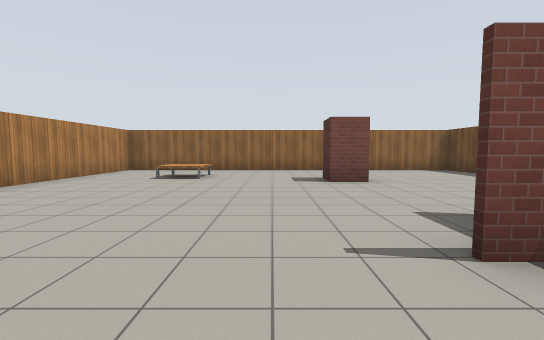
view 1 (above)

16 first-person views from a walk through a Gazebo world. The camera is 1.2 m above the floor, tilts 4° down and sees 90° across. The floor is counted in squares, 2 m on a side. Each view is taken from the middle of a square. On the plan, view 1 faces up. The plan holds only what a view shows up to about 9 squares ahead; the rest is blank. Simple patterns stand in for the simulator's built-in surfaces. Simple shapes stand in for some stock models.

view 2
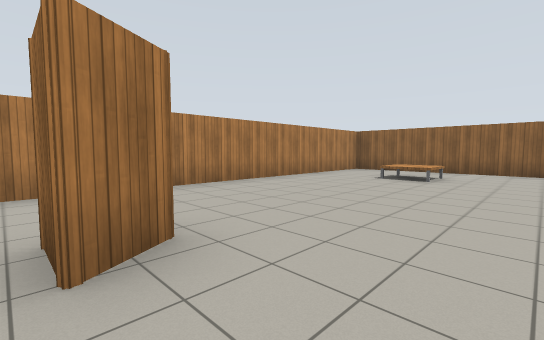

view 3
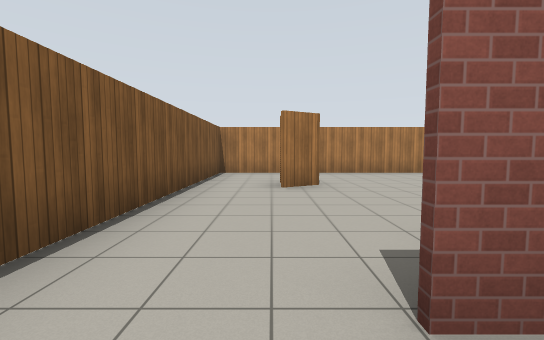

view 4
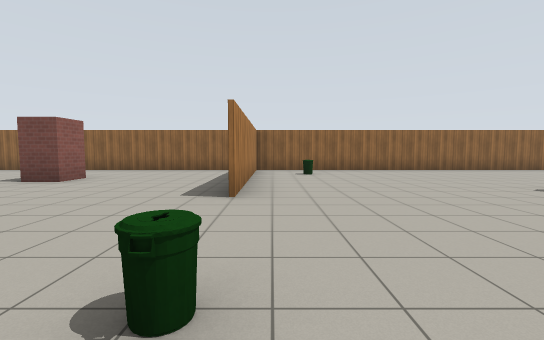

view 5
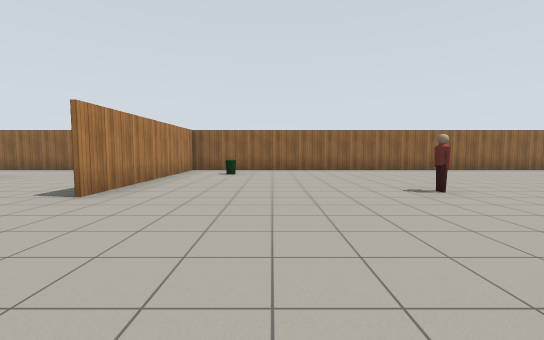

view 6
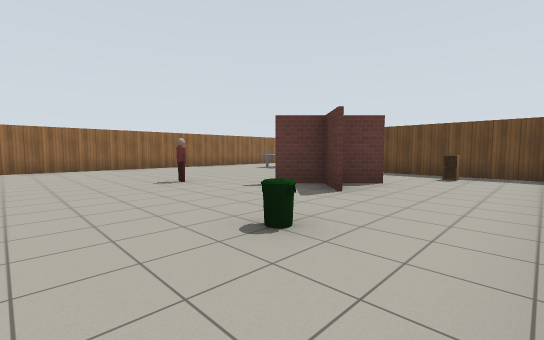

view 7
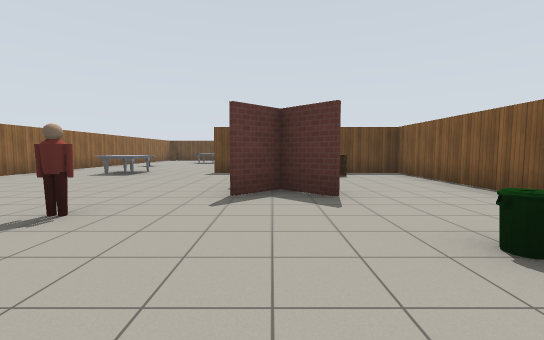

view 8
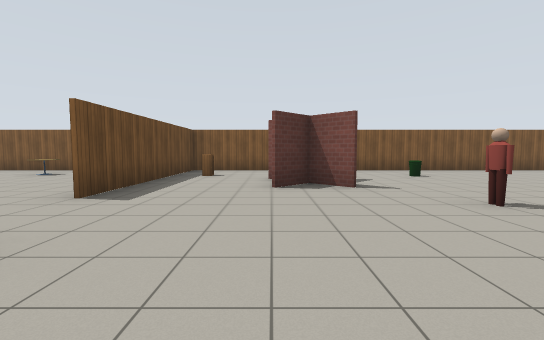

view 9
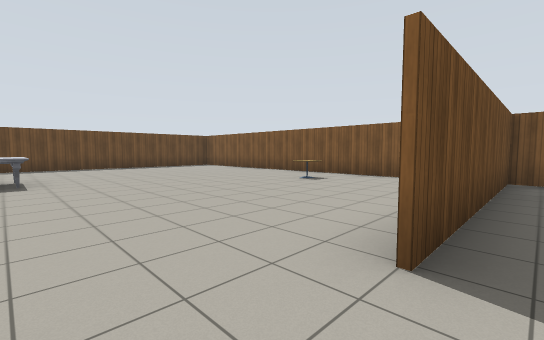

view 10
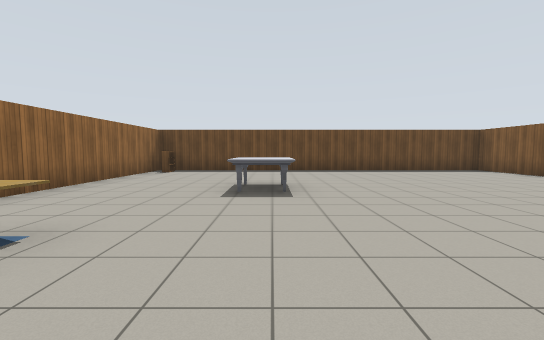

view 11
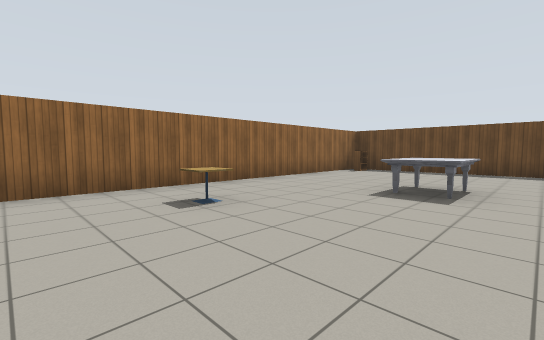

view 12
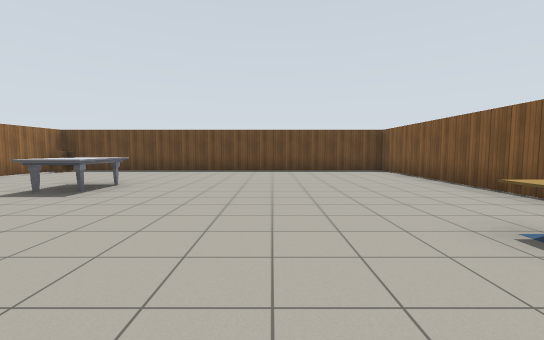

view 13
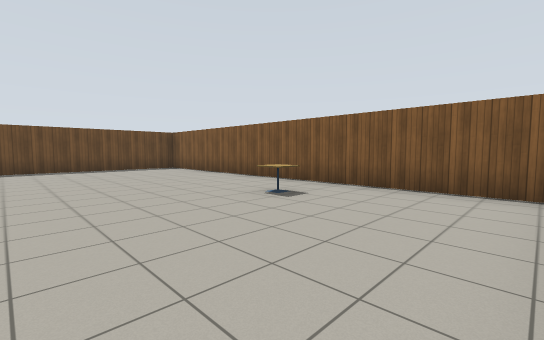

view 14
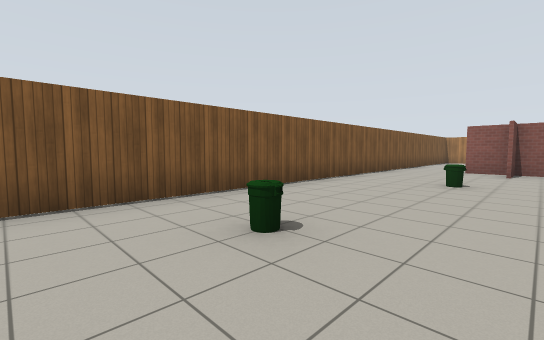

view 15
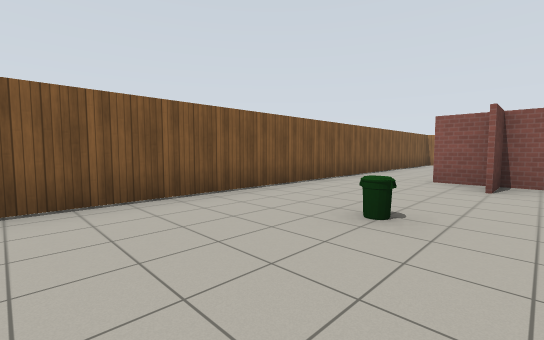

view 16
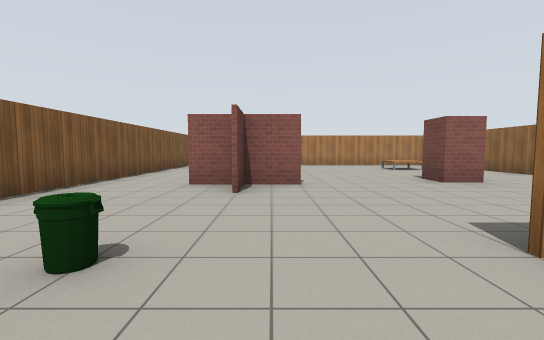

### Floor plan
Ten units are one square. View 1 is at (0, 0); x grows to the right and y downward. Boxes are objects, and circles mark ways between rooms. Rooms are numbered by the first view taken in them; rooms with no view inside come last. Other rooms are left out.
<svg viewBox="-50 -90 310 110">
<path fill="none" stroke="#000" d="M22 -26 22 -15 32 -15M19 -61 19 -53 11 -53 11 -61M-19 -9 -14 -2 -22 -2M54 -71 54 -85M50 -85 -45 -85 -45 14 25 14M131 -10 116 -25M116 -26 123 -19M154 5 154 -36M115 -11 130 -26M144 14 254 14 254 -85 50 -85M55 -85 55 -35M22 -14 22 -5M25 14 134 14M134 14 144 14M154 15 154 5"/>
<rect x="-25" y="-65" width="10" height="10" fill="#bbb"><title>table</title></rect>
<rect x="55" y="-15" width="10" height="10" fill="#bbb"><title>bin</title></rect>
<rect x="65" y="-75" width="10" height="10" fill="#bbb"><title>other object</title></rect>
<rect x="95" y="-15" width="10" height="10" fill="#bbb"><title>bin</title></rect>
<rect x="95" y="-45" width="10" height="10" fill="#bbb"><title>person</title></rect>
<rect x="145" y="-5" width="10" height="10" fill="#bbb"><title>cabinet</title></rect>
<rect x="145" y="-65" width="20" height="10" fill="#bbb"><title>marble table</title></rect>
<rect x="185" y="-5" width="10" height="10" fill="#bbb"><title>cafe table</title></rect>
<rect x="185" y="-75" width="10" height="10" fill="#bbb"><title>cafe table</title></rect>
<rect x="205" y="-55" width="20" height="10" fill="#bbb"><title>marble table</title></rect>
<rect x="245" y="-85" width="10" height="10" fill="#bbb"><title>bookshelf</title></rect>
<circle cx="30" cy="-10" r="3" fill="#2a7"/>
<circle cx="125" cy="5" r="3" fill="#2a7"/>
<circle cx="140" cy="-15" r="3" fill="#2a7"/>
<text x="0" y="-40">1</text>
<text x="150" y="-40">2</text>
<text x="140" y="0">3</text>
</svg>
Room 1 opens to room 2. Room 2 opens to room 3.

Where each view was taken, in squares from view 1:
view 1: 0 up, 0 right, facing up
view 2: 0 up, 0 right, facing up-left
view 3: 0 up, 3 right, facing left
view 4: 0 up, 6 right, facing up
view 5: 0 up, 8 right, facing up
view 6: 1 down, 8 right, facing up-right
view 7: 2 up, 8 right, facing right
view 8: 7 up, 13 right, facing down
view 9: 5 up, 15 right, facing down-right
view 10: 5 up, 17 right, facing right
view 11: 4 up, 17 right, facing up-right
view 12: 2 up, 17 right, facing right
view 13: 3 up, 16 right, facing down-right
view 14: 2 up, 11 right, facing down-left
view 15: 2 up, 8 right, facing down-left
view 16: 2 up, 7 right, facing left
